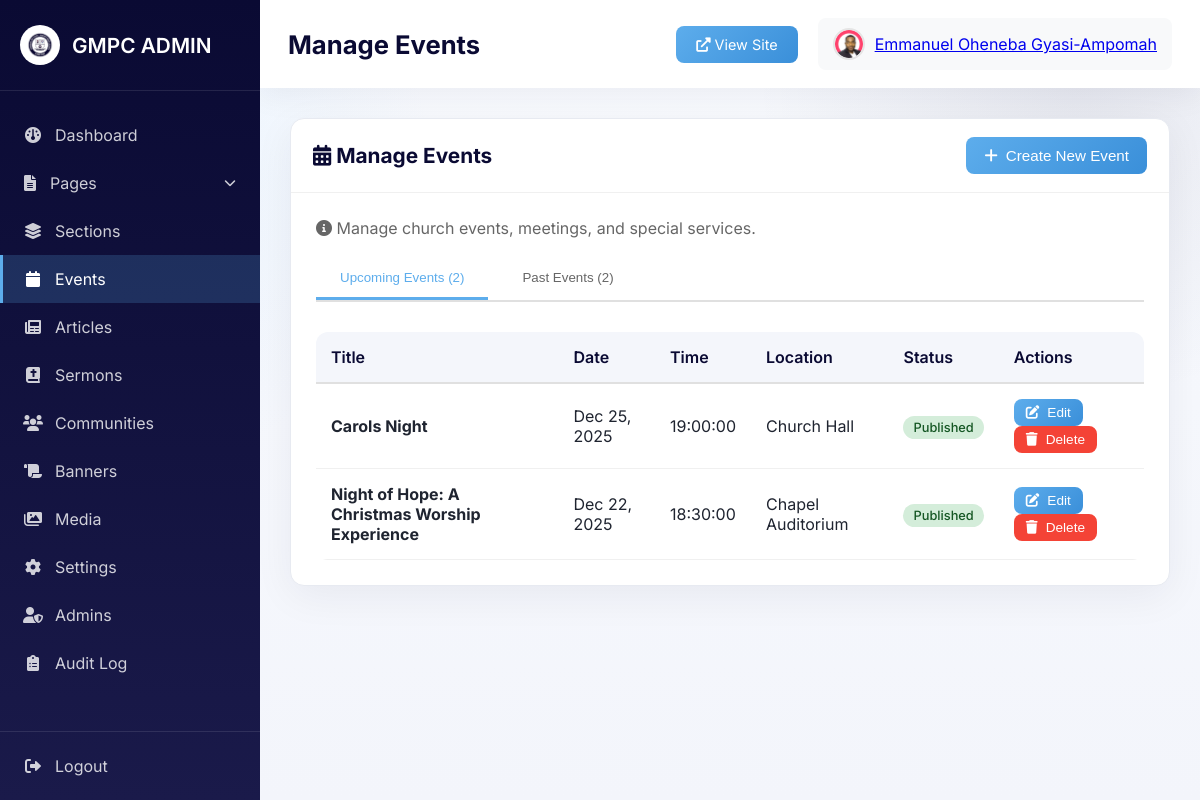
The page /admin/events.php (signed in) on the database its author committed.
### tables this page shows
CREATE TABLE `events` (
  `id` int NOT NULL AUTO_INCREMENT,
  `title` varchar(200) NOT NULL,
  `description` text,
  `event_date` date NOT NULL,
  `event_time` time DEFAULT NULL,
  `location` varchar(200) DEFAULT NULL,
  `image_url` varchar(255) DEFAULT NULL,
  `status` enum('published','draft') DEFAULT 'draft',
  `created_by` int DEFAULT NULL,
  `created_at` timestamp NULL DEFAULT CURRENT_TIMESTAMP,
  `updated_at` timestamp NULL DEFAULT CURRENT_TIMESTAMP ON UPDATE CURRENT_TIMESTAMP,
  PRIMARY KEY (`id`),
  KEY `created_by` (`created_by`),
  CONSTRAINT `events_ibfk_1` FOREIGN KEY (`created_by`) REFERENCES `admins` (`id`) ON DELETE SET NULL
);

### admin/includes/auth.php (called while the page is built, shortened)
<?php
function isLoggedIn() {
    return isset($_SESSION['admin_id']) && isset($_SESSION['admin_username']);
}
function hasRole($role) {
    $userRole = $_SESSION['admin_role'];
    if ($role === 'super_admin') {
        return $userRole === 'super_admin';
    } elseif ($role === 'admin') {
        return in_array($userRole, ['super_admin', 'admin']);
    } else {
        return in_array($userRole, ['super_admin', 'admin', 'editor']);
    }
}
?>

### admin/includes/permissions.php (called while the page is built, shortened)
<?php
require_once __DIR__ . '/auth.php';
function canEditResource($type, $id) {
    if (hasRole('super_admin')) {
        return true;
    }
}
?>

### admin/includes/permission_helpers.php (called while the page is built, shortened)
<?php
require_once __DIR__ . '/permissions.php';
function canEditEvent($id) { return canEditResource('event', $id); }
?>

### admin/events.php (the view, shortened to what this page needs)
<?php
require_once 'includes/header.php';
require_once 'includes/permission_helpers.php';
$conn = getDBConnection();
try {
    $stmt = $conn->query("SELECT * FROM events ORDER BY event_date DESC, created_at DESC");
    $events = $stmt->fetchAll();
} catch(PDOException $e) {
    $error = 'Error loading events.';
    error_log($e->getMessage());
}
$upcomingEvents = [];
$pastEvents = [];
$today = date('Y-m-d');
foreach ($events as $event) {
    if ($event['event_date'] >= $today) {
        $upcomingEvents[] = $event;
    } else {
        $pastEvents[] = $event;
    }
}
?>
<div class="card">
    <div class="card-header">
        <h2><i class="fas fa-calendar-alt"></i> Manage Events</h2>
        <button onclick="showCreateModal()" class="btn btn-primary">
            <i class="fas fa-plus"></i> Create New Event
        </button>
    </div>
    <div class="card-body">
        <p style="margin-bottom: 20px; color: #666;">
            <i class="fas fa-info-circle"></i> Manage church events, meetings, and special services.
        </p>
        <div class="event-tabs" style="margin-bottom: 30px; display: flex; gap: 10px; border-bottom: 2px solid #e0e0e0;">
            <button class="event-tab-btn active" onclick="showEventTab('upcoming')">Upcoming Events (<?php echo count($upcomingEvents); ?>)</button>
            <button class="event-tab-btn" onclick="showEventTab('past')">Past Events (<?php echo count($pastEvents); ?>)</button>
        </div>
        <div id="tab-upcoming-events" class="event-tab-content active">
            <?php if (count($upcomingEvents) > 0): ?>
                <div class="table-responsive">
                    <table>
                        <thead>
                            <tr>
                                <th>Title</th>
                                <th>Date</th>
                                <th>Time</th>
                                <th>Location</th>
                                <th>Status</th>
                                <th>Actions</th>
                            </tr>
                        </thead>
                        <tbody>
                            <?php foreach ($upcomingEvents as $event): ?>
                                <?php $canEdit = canEditEvent($event['id']); ?>
                                <tr>
                                    <td><strong><?php echo htmlspecialchars($event['title']); ?></strong></td>
                                    <td><?php echo date('M d, Y', strtotime($event['event_date'])); ?></td>
                                    <td><?php echo htmlspecialchars($event['event_time'] ?: 'TBD'); ?></td>
                                    <td><?php echo htmlspecialchars($event['location'] ?: 'TBD'); ?></td>
                                    <td>
                                        <?php if ($event['status'] === 'published'): ?>
                                            <span class="badge badge-success">Published</span>
                                        <?php else: ?>
                                            <span class="badge badge-warning">Draft</span>
                                        <?php endif; ?>
                                    </td>
                                    <td>
                                        <?php if ($canEdit): ?>
                                            <button onclick="editEvent(<?php echo $event['id']; ?>)" class="btn btn-sm btn-primary">
                                                <i class="fas fa-edit"></i> Edit
                                            </button>
                                            <button onclick="deleteEvent(<?php echo $event['id']; ?>, '<?php echo htmlspecialchars($event['title']); ?>')" class="btn btn-sm btn-danger">
                                                <i class="fas fa-trash"></i> Delete
                                            </button>
                                        <?php else: ?>
                                            <span class="badge badge-secondary">No access</span>
                                        <?php endif; ?>
                                    </td>
                                </tr>
                            <?php endforeach; ?>
                        </tbody>
                    </table>
                </div>
            <?php else: ?>
                <p style="text-align: center; color: #999; padding: 40px;">No upcoming events. Click "Create New Event" to add one.</p>
            <?php endif; ?>
        </div>
    </div>
</div>
<?php require_once 'includes/footer.php'; ?>

### admin/css/admin.css (style rules this page uses)
:root { --navy: #0A0A33; --navy-2: #11113f; --sky: #5DADEC; --slate: #6c757d; --card-border: #e7eaf1; --bg-soft: #f6f8fb; }
* { margin: 0; padding: 0; box-sizing: border-box; }
body { font-family: 'Inter', sans-serif; background: radial-gradient(circle at 10% 20%, rgba(93,173,236,0.09), transparent 25%), radial-gradient(circle at 90% 10%, rgba(17,17,63,0.08), transparent 25%), linear-gradient(180deg, #f9fbff, #f3f5fb); color: #1f2430; }
.card { background: white; border-radius: 14px; border: 1px solid var(--card-border); box-shadow: 0 10px 40px rgba(10, 10, 51, 0.06); margin-bottom: 20px; }
.card-header { padding: 18px 22px; border-bottom: 1px solid #f0f0f0; display: flex; justify-content: space-between; align-items: center; }
.card-header h2 { font-size: 1.3rem; color: #0A0A33; }
.card-body { padding: 25px; }
.btn { padding: 10px 18px; border: none; border-radius: 8px; font-size: 0.95rem; font-weight: 500; cursor: pointer; text-decoration: none; display: inline-flex; align-items: center; gap: 8px; transition: all 0.3s; }
.btn-primary { background: linear-gradient(135deg, #5DADEC, #3a8fd9); color: white; }
.btn-danger { background: #f44336; color: white; }
.btn-sm { padding: 6px 12px; font-size: 0.85rem; }
.table-responsive { overflow-x: auto; }
table { width: 100%; border-collapse: collapse; background: white; border-radius: 12px; overflow: hidden; }
thead { background: #f4f6fb; }
th { padding: 15px; text-align: left; font-weight: 600; color: #0A0A33; border-bottom: 2px solid #e0e0e0; }
td { padding: 15px; border-bottom: 1px solid #f0f0f0; }
.badge { padding: 4px 10px; border-radius: 12px; font-size: 0.8rem; font-weight: 500; }
.badge-success { background: #d4edda; color: #155724; }

### admin/events.php (style rules this page uses)
.event-tab-btn { padding: 12px 24px; background: none; border: none; border-bottom: 3px solid transparent; cursor: pointer; font-weight: 500; color: #666; transition: all 0.3s; }
.event-tab-btn.active { color: #5DADEC; border-bottom-color: #5DADEC; }
.event-tab-content { display: none; }
.event-tab-content.active { display: block; }

### rows shown on the page
events: title "Carols Night", event_date "Dec 25, 2025", event_time "19:00:00", location "Church Hall", status "Published"
events: title "Night of Hope: A Christmas Worship Experience", event_date "Dec 22, 2025", event_time "18:30:00", location "Chapel Auditorium", status "Published"

### other values the page prints
$pageTitle "Manage Events"
$currentAdmin['name'] "Emmanuel Oheneba Gyasi-Ampomah"
count($upcomingEvents) "2"
count($pastEvents) "2"
